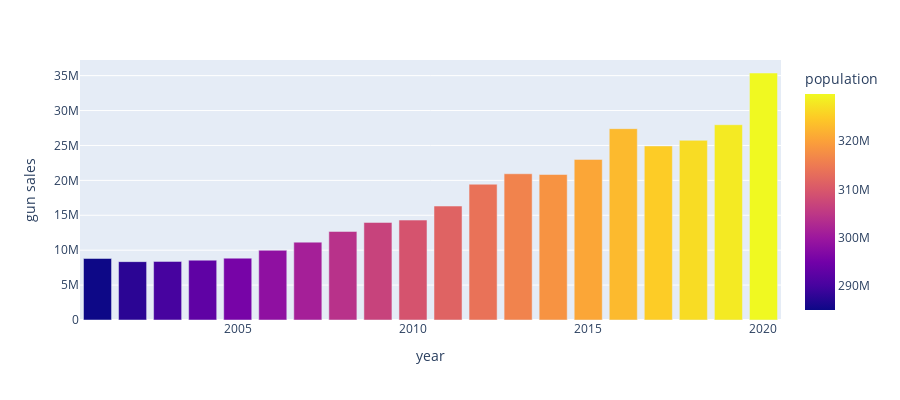

The notebook cell saved with this chart:
### Code cell
# use US annual gunsales along with US annual population to plot
import plotly.express as px
import chart_studio
import chart_studio.plotly as py
fig = px.bar(us_annual_gunsales_pop, x = 'year', y = 'gun sales', color = 'population', labels={'pop:population of US'}, height= 400)
fig.show()

### Figure 1 — Plotly figure (JSON) as saved in the notebook; plotly's stock layout.template omitted (floating-point values rounded to 4 significant figures)
{"data": [{"alignmentgroup": "True", "hovertemplate": "year=%{x}<br>gun sales=%{y}<br>population=%{marker.color}<extra></extra>", "legendgroup": "", "marker": {"color": [284968955, 287625193, 290107933, 292805298, 295516599, 298379912, 301231207, 304093966, 306771529, 309326295, 311582564, 313873685, 316128839, 318301008, 320635163, 322941311, 324985539, 326687501, 328239523, 329798918], "coloraxis": "coloraxis"}, "name": "", "offsetgroup": "", "orientation": "v", "showlegend": false, "textposition": "auto", "type": "bar", "x": [2001, 2002, 2003, 2004, 2005, 2006, 2007, 2008, 2009, 2010, 2011, 2012, 2013, 2014, 2015, 2016, 2017, 2018, 2019, 2020], "xaxis": "x", "y": [8812457, 8358574, 8393942, 8571726, 8857599, 9982755, 11151998, 12684240, 13974323, 14309926, 16323039, 19446504, 20946761, 20840268, 23006228, 27405549, 24932384, 25733449, 27968629, 35378684], "yaxis": "y"}], "layout": {"barmode": "relative", "coloraxis": {"colorbar": {"title": {"text": "population"}}, "colorscale": [[0, "#0d0887"], [0.1111, "#46039f"], [0.2222, "#7201a8"], [0.3333, "#9c179e"], [0.4444, "#bd3786"], [0.5556, "#d8576b"], [0.6667, "#ed7953"], [0.7778, "#fb9f3a"], [0.8889, "#fdca26"], [1, "#f0f921"]]}, "height": 400, "legend": {"tracegroupgap": 0}, "margin": {"t": 60}, "xaxis": {"anchor": "y", "domain": [0, 1], "title": {"text": "year"}}, "yaxis": {"anchor": "x", "domain": [0, 1], "title": {"text": "gun sales"}}}}
